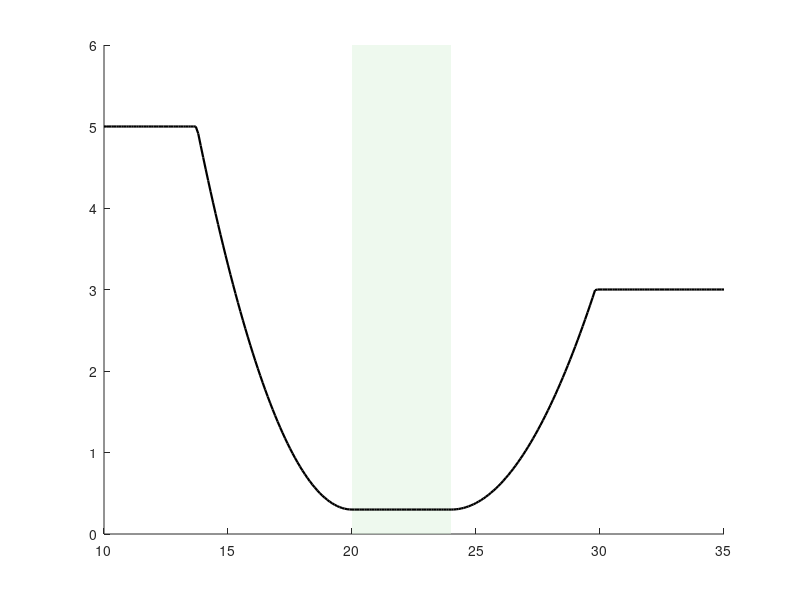

Reproduce this figure in MATLAB. (Note: this script raises an error after producing the figure.)
T = 10:0.1:35;
P = zeros(size(T));

Tset  = 22;
Ttol  = 2;
Pbase = 0.3;
ah    = 0.12;
ac    = 0.08;
Phmax = 5.0;
Pcmax = 3.0;

for k = 1:length(T)
    if T(k) < Tset - Ttol
        dT = (Tset - Ttol) - T(k);
        P(k) = min(ah*dT^2 + Pbase, Phmax);
    elseif T(k) > Tset + Ttol
        dT = T(k) - (Tset + Ttol);
        P(k) = min(ac*dT^2 + Pbase, Pcmax);
    else
        P(k) = Pbase;
    end
end

% ---------------------------
% IEEE single-column settings
% ---------------------------
figW = 3.5;   % inches (IEEE single column width)
figH = 2.6;   % inches

f = figure('Units','inches', ...
           'Position',[1 1 figW figH], ...
           'Color','w');

ax = axes(f);
hold(ax, 'on');

% Comfort band shading
patch(ax, ...
    [Tset-Ttol Tset+Ttol Tset+Ttol Tset-Ttol], ...
    [0 0 6 6], ...
    [0.85 0.95 0.85], ...
    'EdgeColor','none', ...
    'FaceAlpha',0.45);

% Main curve
plot(ax, T, P, 'k-', 'LineWidth', 1.6);

% Capacity lines
yline(ax, Phmax, '--', 'Heating cap: 5.0 kW', ...
    'Color', [0.75 0.30 0.10], ...
    'LineWidth', 1.0, ...
    'FontSize', 7, ...
    'LabelHorizontalAlignment','left');

yline(ax, Pcmax, '--', 'Cooling cap: 3.0 kW', ...
    'Color', [0.20 0.45 0.75], ...
    'LineWidth', 1.0, ...
    'FontSize', 7, ...
    'LabelHorizontalAlignment','left');

% Tolerance boundaries
xline(ax, Tset-Ttol, '--', 'Color', [0.10 0.55 0.35], 'LineWidth', 1.0);
xline(ax, Tset+Ttol, '--', 'Color', [0.10 0.55 0.35], 'LineWidth', 1.0);

% Labels
xlabel(ax, 'Ambient temperature (^oC)', 'FontSize', 8, 'FontName', 'Times New Roman');
ylabel(ax, 'HVAC power demand (kW)', 'FontSize', 8, 'FontName', 'Times New Roman');

% Axes formatting
xlim(ax, [10 35]);
ylim(ax, [0 6]);
grid(ax, 'on');
box(ax, 'on');

set(ax, ...
    'FontName', 'Times New Roman', ...
    'FontSize', 8, ...
    'LineWidth', 0.8, ...
    'TickDir', 'out', ...
    'Layer', 'top');

% Reduce extra whitespace
ax.Position = [0.16 0.18 0.78 0.75];

% ---------------------------
% Export as 300 DPI PNG
% ---------------------------
exportgraphics(f, 'hvac_power_ieee_singlecolumn_300dpi.png', ...
    'Resolution', 300, ...
    'BackgroundColor', 'white');
